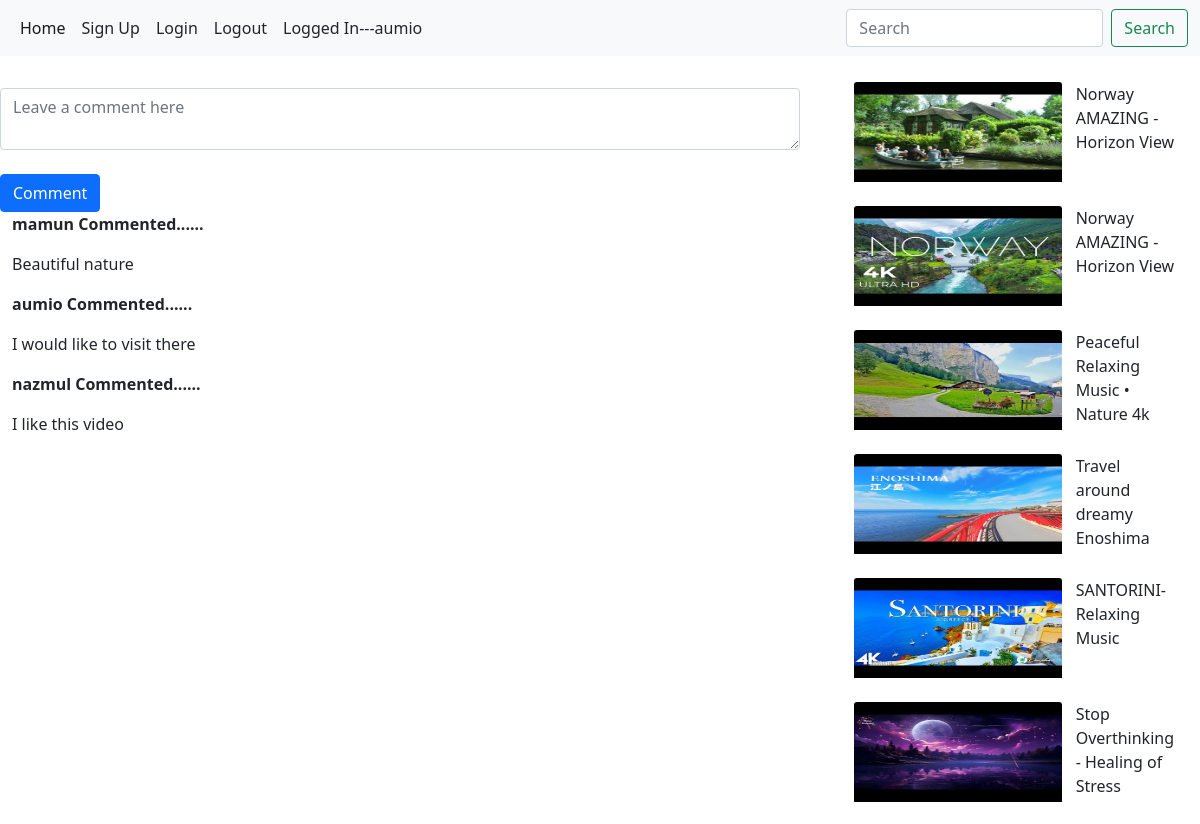
The page /watch1/ (signed in) on the database its author committed.
### streaming/models.py (models this page shows, shortened)
class comment(models.Model):
    content = models.ForeignKey(Item, on_delete=models.CASCADE,blank=True,null=True,related_name ='user_comments' )
    user = models.ForeignKey(User, on_delete=models.CASCADE,blank=True,null=True)
    commented = models.TextField(blank=True,null=True)
    created = models.DateTimeField(auto_now_add=True)

class Item(models.Model):
    name = models.CharField(max_length=100, blank=True,null=True)
    video = EmbedVideoField()
    thumbnail = models.ImageField(upload_to='thumbnail',blank=True,null=True)

### streaming/views.py (the view, shortened to what this page needs)
# urls.py: path('watch<int:id>/',views.watch,name='watch'),
@login_required
def watch(request,id):
    data = Item.objects.get(id = id)
    recommended = Item.objects.all().exclude(id = id)
    comment_data = comment.objects.filter(content_id = id).order_by('-created').all()
    context={
        'data':data,
        'comment_data':comment_data,
        'recommended':recommended,
    }
    return render(request,'watch.html',context)

### templates/watch.html (shortened to what this page needs)
{% extends 'base.html' %}
{% load embed_video_tags %}
{% block content %}
    <div class="content-wrap">
      <div class="ml-5 mt-3">
          <form method="post" action="{% url 'watch' data.id %}" >
              <div class="form-group">
                <textarea class="form-control" name="comment" placeholder="Leave a comment here" id="floatingTextarea" style="width:800px;"></textarea>
              </div><br>
              <button type="submit" class="btn btn-primary">Comment</button>
            </form>
      </div>
  </div>
  <div class="container-fluid">
    {% for i in comment_data %}
    <p><b>{{i.user.username}} Commented......</b></p>
    <p>{{i.commented}}</p>
    {% endfor %}
  </div>
  <div class="container side_div">
    {% for i in recommended %}
    <div class="thumbnail">
      <div class="sub_thumbnail thumbnail_image">
        <a href="{% url 'watch' i.id %}"><img src="/media/{{i.thumbnail}}" class="card-img-top" alt="..." height="100px"></a>
      </div>
      <div class=" sub_thumbnail thumbnail_caption">
        {{i.name}}
      </div>
    </div><br>
    {% endfor %}
  </div>
{% endblock %}

### templates/base.html (shortened to what this page needs)
<!doctype html>
<html lang="en">
  <head>
    <link href="https://cdn.jsdelivr.net/npm/bootstrap@5.0.2/dist/css/bootstrap.min.css" rel="stylesheet">
  </head>
  <body>
    <nav class="navbar navbar-expand-lg navbar-light bg-light">
      <div class="container-fluid">
        <div class="collapse navbar-collapse" id="navbarSupportedContent">
          <ul class="navbar-nav me-auto mb-2 mb-lg-0">
            <li class="nav-item">
              <a class="nav-link active" aria-current="page" href="{% url 'home' %}">Home</a>
            </li>
            <li class="nav-item">
              <a class="nav-link text-dark" href="{% url 'user_registration' %}">Sign Up</a>
            </li>
            <li class="nav-item">
              <a class="nav-link text-dark" href="{% url 'user_login' %}">Login</a>
            </li>
            <li class="nav-item">
              <a class="nav-link text-dark" href="{% url 'user_logout' %}">Logout</a>
            </li>
            <li class="nav-item">
              <a class="nav-link text-dark">Logged In---{{request.user.username}}</a>
            </li>
          </ul>
          <form class="d-flex" method="GET" action="{% url 'search' %}">
            <input class="form-control me-2" type="search" name="q" placeholder="Search" aria-label="Search">
            <button class="btn btn-outline-success" type="submit">Search</button>
          </form>
        </div>
      </div>
    </nav>
    {% block content %}
    {% endblock %}
  </body>
</html>

### templates/base.html (style rules this page uses)
.side_div { width:350px; position:absolute; left:70%; top:80px; }
.thumbnail { height:100px; width:100%; }
.sub_thumbnail { float:left; padding:2px; }
.thumbnail_image { height:100%; width : 65%; }
.thumbnail_caption { height:100%; width: 32%; position:relative; left:3%; }

### rows shown on the page
comment: user.username "mamun", commented "Beautiful nature"
comment: user.username "aumio", commented "I would like to visit there"
comment: user.username "nazmul", commented "I like this video"
Item: thumbnail (placeholder picture), name "Norway AMAZING - Horizon View"
Item: thumbnail (placeholder picture), name "Norway AMAZING - Horizon View"
Item: thumbnail (placeholder picture), name "Peaceful Relaxing Music • Nature 4k"
Item: thumbnail (placeholder picture), name "Travel around dreamy Enoshima"
Item: thumbnail (placeholder picture), name "SANTORINI- Relaxing Music"
Item: thumbnail (placeholder picture), name "Stop Overthinking - Healing of Stress"

### other values the page prints
{{ request.user.username }} "aumio"
